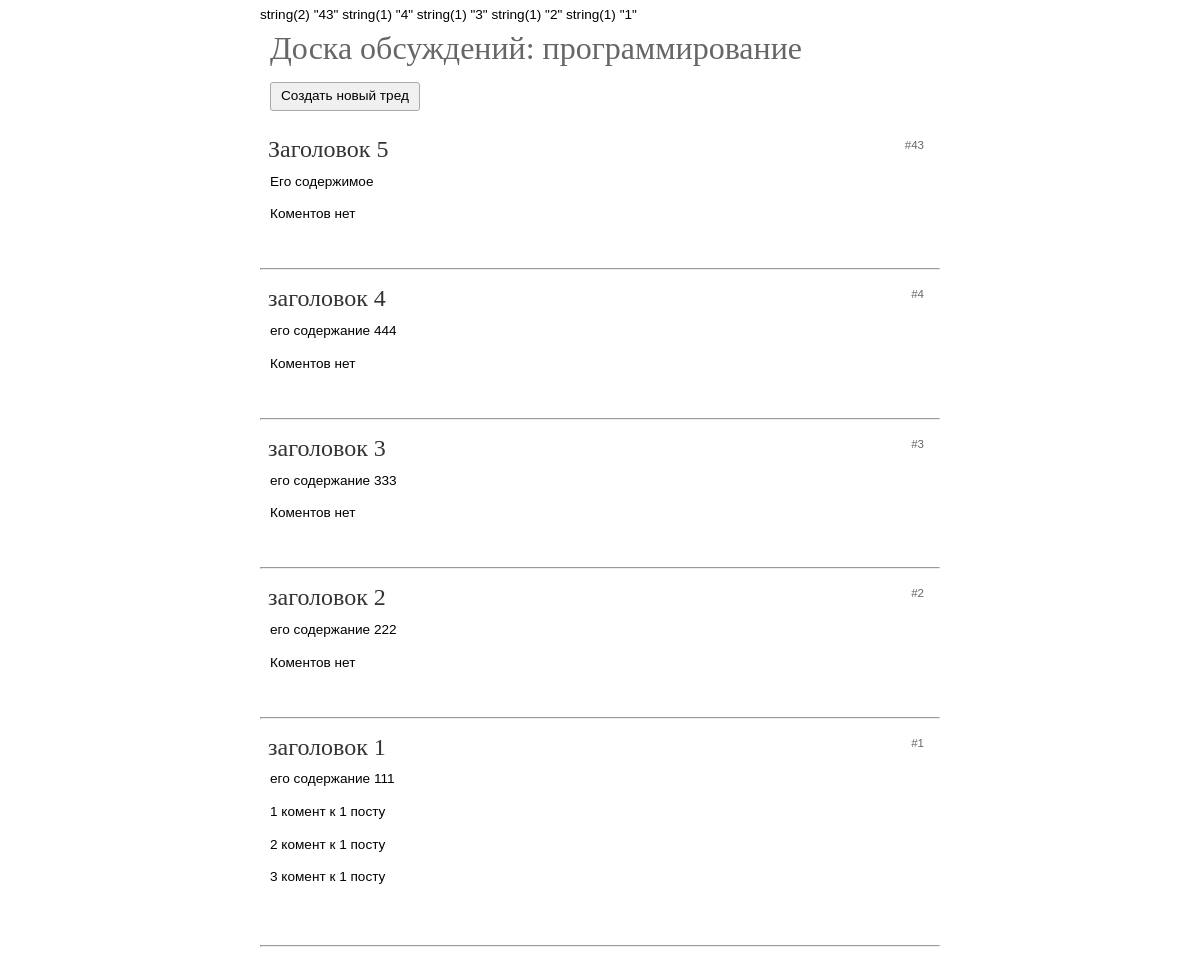
The page / on the database its author committed.
### tables this page shows
CREATE TABLE IF NOT EXISTS `post` (
  `id` int(11) NOT NULL AUTO_INCREMENT,
  `title` varchar(50) NOT NULL DEFAULT '',
  `content` varchar(50) NOT NULL DEFAULT '',
  `create_time` int(11) NOT NULL DEFAULT '0',
  PRIMARY KEY (`id`)
);

CREATE TABLE IF NOT EXISTS `coments` (
  `id` int(11) NOT NULL AUTO_INCREMENT,
  `post_id` int(11) NOT NULL DEFAULT '0',
  `content` varchar(50) NOT NULL DEFAULT '',
  `create_time` int(11) NOT NULL DEFAULT '0',
  `author` varchar(50) NOT NULL DEFAULT '',
  `email` varchar(50) NOT NULL DEFAULT '',
  PRIMARY KEY (`id`)
);

### core/view.php (called while the page is built)
<?php
class View
{
    function generate($contentView, $data = null)
    {
        include "application/views/templateView.php";
    }
}

### application/controllers/MainController.php (called while the page is built)
<?php
require_once "application/models/MainModel.php";
class MainController extends Controller
{
	function __construct()
    {
        $this->view = new View();
        $this->model = new MainModel();
    }
	function actionIndex()
    {
    	$data = $this->model->get_data();
        $this->view->generate('MainView.php', $data);
    }
}

### application/bootstrap.php (called while the page is built, shortened)
<?php
require_once "core/view.php";
require_once "core/Router.php";
$route = new Router();
$route->start();

### index.php (called while the page is built, shortened)
<?php
require_once "application/bootstrap.php";
?>

### application/models/MainModel.php (called while the page is built)
<?php
class MainModel extends Model
{
	public function get_data()
    {
    	$connect = DBConnect::getInstance();
    	$db=$connect->getDb();
    	$msq= "SELECT * FROM  post ORDER by id DESC";
    	$posts = $db->query($msq)->fetchAll(PDO::FETCH_ASSOC);
        $result = array();
        foreach($posts as $post){
            $id=$post['id'];
            var_dump($post['id']);
            $sql="SELECT * FROM coments WHERE post_id={$id}";
            $com=$db->query($sql)->fetchAll(PDO::FETCH_ASSOC);
            $post['coment'] = $com;
            $result[]=$post;
        }
    	return $result;
    }
}

### application/views/MainView.php (the view, shortened to what this page needs)
<h1>Доска обсуждений: программирование</h1>
<div class="b-top-actions clearfix">
    <a href="Post/Add" class="button button-action">Создать новый тред</a>
  </div>
<?php
if(!empty($data)){
  	foreach ($data as $row){
  		?>
<div class="b-threads-list">
    <div class="b-thread">
        <div class="b-post first-post">
  			<div class="post-number"><?="#".$row['id']?></div>
                <h2 class="thread-topic"><?=$row['title']?></h2>
                <p><?=$row['content']?></p>
                <div class="b-comment">
                	<?php
                	if(!empty($row['coment'])){
                		foreach($row['coment'] as $coment){
                			?>
                	<p><?=$coment['content']?></p>
                			<?php
                		}
                	} else {
                		echo "Коментов нет";
                	}
                	?>
                </div>
        </div>
    </div>
</div>
<hr>
<?php
    }
} else {
	echo "<p>Нет ни одного треда. Хотите создать первый тред? </p>";
}

### core/Router.php (shortened to what this page needs)
<?php
class Router
{
    public function start()
    {
        $actionName     = "Index";
        $actionName     = "action" . $actionName;
        $controller = new $controllerName;
        $action     = $actionName;
        if (method_exists($controller, $action)) {
            $controller->$action();
        } else {
            $this->error404();
        }
    }
}
?>

### application/views/templateView.php (shortened to what this page needs)
<!DOCTYPE html>
<html lang="ru">
<head>
    <link rel="stylesheet" href="css/style.css">
</head>
<body class="page-threads-list">
    <?php include 'application/views/'.$contentView; ?>
</body>
</html>

### css/style.css (style rules this page uses)
html { margin: 0; padding: 0; }
html { font: 85%/1.4 Arial, sans-serif; }
body { margin: 0; padding: 5px 20px; }
.clearfix:after { content: ""; display: table; clear: both; }
h1 { font: normal normal 32px/1.2 "Times New Roman", serif; margin: 5px 0; color: #666; padding: 0 10px; }
h2 { font: normal normal 24px/1.2 "Times New Roman", serif; color: #333; margin: -5px 10px 4px -10px; float: left; background: #fff; padding: 4px 8px; border-radius: 0 0 6px 0; }
p { margin: 0 0 1em; }
.page-threads-list { max-width: 50em; margin: 0 auto; }
.b-threads-list { clear: both; }
.b-thread { margin: 10px 0 40px; }
.b-post { padding: 5px 10px; border-radius: 6px; }
.b-post .post-number { float: right; padding: 4px 6px; color: #666; font-size: 85%; line-height: 1; }
.b-post h2 + p { clear: left; }
.button-action { background: #f0f0f0; border: 1px solid #aaa; border-radius: 3px; padding: 3px 10px; cursor: pointer; }
.b-top-actions { padding: 10px; }
.b-top-actions button, .b-top-actions a.button { float: left; }
a.button-action { line-height: 1.5; text-decoration: none; color: #000; }

### rows shown on the page
post: id "43", title "Заголовок 5", content "Его содержимое", shows "Коментов нет"
post: id "4", title "заголовок 4", content "его содержание 444", shows "Коментов нет"
post: id "3", title "заголовок 3", content "его содержание 333", shows "Коментов нет"
post: id "2", title "заголовок 2", content "его содержание 222", shows "Коментов нет"
post: id "1", title "заголовок 1", content "его содержание 111"
coments: content "1 комент к 1 посту"
coments: content "2 комент к 1 посту"
coments: content "3 комент к 1 посту"
